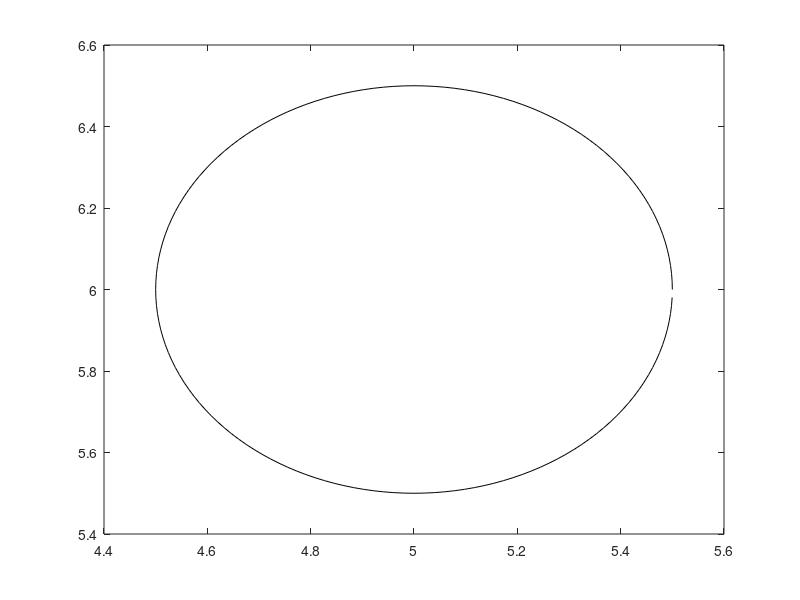

Write the MATLAB code that produced this figure. (Note: this script raises an error after producing the figure.)
clear all
clc
%%%%IMPORTANT : Increasing number of points in boundary will fill gaps on
%%%%the output file%%%%%%%
%%%%%%%%%%%%%%%%%    Grid   %%%%%%%%%%%%%%%%%%%%%         %%%% generic %%%%%
elementsx = 401 %231;
elementsy = 241 %241;
X = 20 %1.456832121;
Y = 12 %1.160353588;

dx = X/(elementsx-1);
dy = Y/(elementsy-1);
delta = (dx^2 + dy^2)^0.5;
[Grid(:,:,1),Grid(:,:,2)] = meshgrid(0:dx:X, 0:dy:Y);  %%%%%%   upside-down Y coordinate
Grid(:,:,3) = 0;        %%%%%% 3rd dimensions: X coord, Y coord, epsilon
%plot(Grid(:,:,1),Grid(:,:,2),'o')

%%%%%%%%%%%%%%%%   geometry    %%%%%%%%%%%%%%%%%%%%%
%%%%%%%%%%%   Geometry for Circle %%%%%%%%
R = 0.5;
h = 5; k = 6;
N = 160;

Geometry = zeros(N,6);
for i = 0:N
    Geometry(i+1,1) = h + R*cos(i*2*pi/N);% - pi/N);
    Geometry(i+1,2) = k + R*sin(i*2*pi/N);% - pi/N);
end
%%%%%%%%%%%%%%%%%%%%%%%%%%%%%%%%%%%%%%%%%%
% Geometry = textread('NACA651510.dat');
Geometry=unique(Geometry,'rows','stable');
N = length(Geometry);
figure(2)
plot(Geometry(:,1),Geometry(:,2),'LineWidth',0.5,'Color','k')
hold on;

%%%%%%%%%%%5    defining tolerance %%%%%%%%%
% vpa(dx)
% vpa(dy)
% vpa(((Geometry(1,1)-Geometry(2,1))^2 + (Geometry(1,2)-Geometry(2,2))^2)^0.5)
tolerance1 = 10e-11;
tolerance2 = 10e-9

%%%%%%%%%%%%%%%%%   identify boundary Grid points    %%%%%%%%%%%%%%%%      %%%% generic %%%%%

for i = 1:N
    [flag,Geometry(i,3),Geometry(i,4),Geometry(i,5),Geometry(i,6),Grid] =...
        incell(Geometry(i,1),Geometry(i,2),dx,dy,Grid);
end

boundary_address = find(ismember(Grid(:,:,3),0.5));        % finding positions of boundary points
boundary = Grid(boundary_address(:));
boundary(:,2) = Grid(boundary_address(:)+elementsx*elementsy);
scatter(Grid(boundary_address(:)),Grid(boundary_address(:)+elementsx*elementsy),6, 'x', 'MarkerEdgeColor','m','LineWidth',0.75)

%%%%%%%%%%%%%%%   identifying those points inside boundary   %%%%%%%%%%%%%
%%%%%%%%%%%%   generic    %%%%%%%55

in = inpoly(boundary,Geometry(:,1:2));
in_address = find(ismember(in,1));
scatter(boundary(in_address(:),1),boundary(in_address(:),2),6,'x','MarkerEdgeColor','b','LineWidth',0.75)

%%%%%%%%%%%%%%   closest point %%%%%%%     %%%%% can be made faster  %%%%
% p = 1; % variable just to plot
for i = 1:length(in_address)
    for j = 1:N
        dist = dist_ance(Geometry(j,1:2),boundary(in_address(i),1:2));
        if j == 1
            distmin = dist;
            boundary(in_address(i),3) = 1;    % marking point having no equvidistant points
            boundary(in_address(i),4) = j;    % storing index in "Circle" of closest point
            continue
        end
        if dist < distmin
            distmin = dist;
            boundary(in_address(i),3) = 1;    % marking point having no equvidistant points
            boundary(in_address(i),4) = j;    % storing index in "Circle" of closest point
        elseif dist == distmin
            boundary(in_address(i),3) = boundary(in_address(i),3) + 1;
            boundary(in_address(i),3+boundary(in_address(i),3)) = j;    % storing index in "Circle" of closest point
        end
    end
end

%%%%%%%%%   finding reflection of point about boundary at closest points    %%%%
%%%%% generic %%%%%
overlap = 0;
points = zeros(length(in_address),7);
for i = 1:length(in_address)
    k = boundary(in_address(i),3);
    k1 = boundary(in_address(i),4);
    kp1 = k1 + 1;
    km1 = k1 - 1;
    if k1 == 1
        km1 = N;
        kp1 = k1 + 1;
    elseif k1 == N
        kp1 = 1;
        km1 = k1 - 1;
    end
    % first calc tangent of slope
    x0 = boundary(in_address(i),1);   % simplifying 
    y0 = boundary(in_address(i),2);
    overlap = 0;
    if k == 1
        xdiff = Geometry(kp1,1)-Geometry(km1,1);
        ydiff = Geometry(kp1,2)-Geometry(km1,2);
        px = Geometry(k1,1);
        py = Geometry(k1,2);
    elseif mod(k,2) == 0   %%% j-1 point is found
        px1 = Geometry(boundary(in_address(i),3+0.5*k),1);
        py1 = Geometry(boundary(in_address(i),3+0.5*k),2);
        px2 = Geometry(boundary(in_address(i),4+0.5*k),1);
        py2 = Geometry(boundary(in_address(i),4+0.5*k),2);
        xdiff = px1-px2;
        ydiff = py1-py2;
        px = (px1 + px2)/2;
        py = (py1 + py2)/2; 
    else
        xdiff = Geometry(boundary(in_address(i),3+floor(0.5*k)),1)...
            -Geometry(boundary(in_address(i),5+floor(0.5*k)),1);
        ydiff = Geometry(boundary(in_address(i),3+floor(0.5*k)),2)...
            -Geometry(boundary(in_address(i),5+floor(0.5*k)),2);     
        px = Geometry(boundary(in_address(i),4+floor(0.5*k)),1);
        py = Geometry(boundary(in_address(i),4+floor(0.5*k)),2);
    end
    
    % slope of line ------ determining surface and interpolant points
    if and(xdiff ~=0,ydiff ~= 0)
        m = ydiff/xdiff;
        m2 = -1/m;
        % calc which side
        syms x y
        eqn1 = m*x - y == m*px - py;
        eqn2 = m2*x - y == m2*x0 - y0;
        [y1, x1] = solve([eqn1, eqn2], y, x);
        if m*x0 - y0 + py - m*px > 0
            syms x y
            eqn1 = m*x - y == m*px - py - abs(((x1-x0)^2 + (y1-y0)^2)^0.5)*2*(((m^2) +1)^0.5);
            [y2, x2] = solve([eqn1, eqn2], y, x);
        elseif m*x0 - y0 + py - m*px < 0
            syms x y
            eqn1 = m*x - y == m*px - py + abs(((x1-x0)^2 + (y1-y0)^2)^0.5)*2*(((m^2) +1)^0.5);
            [y2, x2] = solve([eqn1, eqn2], y, x);
        else
            x2 = x0;
            y2 = y0;
            overlap = 1;  %overlap
        end        
    elseif xdiff ==0
        m2 = 0;
        y1 = y0;
        x1 = px;
        y2 = y0;
        if px > x0            
            x2 = px + 2*(px-x0);
        elseif px < x0
            x2 = px - 2*(x0-px);
        else
            x2 = x0;
            overlap = 1;   %overlap
        end
    elseif ydiff ==0
        m = 0;
        x1 = x0;
        y1 = py;
        x2 = x0;
        if py > y0
            y2 = py + 2*(py-y0);
        elseif py < y0
            y2 = py - 2*(y0-py);
        else
            y2 = y0;
            overlap = 1;    %overlap
        end
    end
    %%%% checking gird point along perpendicular
    points(i,:) = [overlap x0 y0 x1 y1 x2 y2];
end

%%%%%% deleting overlapping points
exact_points = find(ismember(points(:,1),1));
if isempty(exact_points) == 0
    %%%%%%%%%%%%%% insert checking for line overlap of band-boundary-forcing
    %%%%%%%%%%%%%% point and a Grid point
    points(exact_points(:),4:5)=zeros(length(exact_points),2);
    l = 1;
    for i = 1:length(exact_points)
        [tf, found1] = ismemberf(points(exact_points(i),2:3),points(:,4:5),'row','tol',tolerance2);
        points(exact_points(i),:)=[];        
        in_address(exact_points(:),:)=[];
    end
end
scatter(points(:,4), points(:,5),6, 's', 'MarkerFaceColor', 'c');
scatter(points(:,6), points(:,7),7, 'd', 'MarkerFaceColor', 'b');
for len = 1:length(points)
    plot([boundary(in_address(len),1),points(len,4),points(len,6)],[boundary(in_address(len),2),points(len,5),points(len,7)],'--','Color','k','LineWidth',0.25)
end
xlim([0.2090 0.3104]);
ylim([0.2756 0.3433]);
set(gca,'GridLineStyle','-','XColor', [0.9 0.9 0.9],'YColor', [0.9 0.9 0.9]...
    ,'XTick',0:dx:X,'YTick',0:dy:Y)
set(gcf,'PaperUnits','inches','PaperPosition',[0 0 4.5 3.75]);
grid on;
h = legend('Boundary','Neighbor pts.','Forcing pts.','Surface pts.','Interpolation pts.','Location','southeast');
set(h,'box','off')
print -dpng JK_blade_Coarse_1.png -r800;

figure (3)
plot(Geometry(:,1),Geometry(:,2),'LineWidth',0.5,'Color','k')
hold on;
scatter(Grid(boundary_address(:)),Grid(boundary_address(:)+elementsx*elementsy),6, 'x', 'MarkerEdgeColor','m','LineWidth',0.75)
scatter(boundary(in_address(:),1),boundary(in_address(:),2),6,'x','MarkerEdgeColor','b','LineWidth',0.75)
scatter(points(:,4), points(:,5),6, 's', 'MarkerFaceColor', 'c');
scatter(points(:,6), points(:,7),7, 'd', 'MarkerFaceColor', 'b');
for len = 1:length(points)
    plot([boundary(in_address(len),1),points(len,4),points(len,6)],[boundary(in_address(len),2),points(len,5),points(len,7)],'--','Color','k','LineWidth',0.25)
end
xlim([1.1338 1.2415]);
ylim([0.8413 0.8799]);
set(gca,'GridLineStyle','-','XColor', [0.9 0.9 0.9],'YColor', [0.9 0.9 0.9]...
    ,'XTick',0:dx:X,'YTick',0:dy:Y)
set(gcf,'PaperUnits','inches','PaperPosition',[0 0 4.5 2]);
grid on;
h = legend('Boundary','Neighbor pts.','Forcing pts.','Surface pts.','Interpolation pts.','Location','southeast');
set(h,'box','off')
print -dpng JK_blade_Coarse_2.png -r800;

% fileID = fopen('XY_in.dat','w');
% for ii = 1:length(points)
%     fprintf(fileID,'%12.8f\t',points(ii,2:3));
%     fprintf(fileID,'\r\n');
% end
% fclose(fileID);
% 
% fileID = fopen('XY_on.dat','w');
% for ii = 1:length(points)
%     fprintf(fileID,'%12.8f\t',points(ii,4:5));
%     fprintf(fileID,'\r\n');
% end
% fclose(fileID);
% 
% fileID = fopen('XY_out.dat','w');
% for ii = 1:length(points)
%     fprintf(fileID,'%12.8f\t',points(ii,6:7));
%     fprintf(fileID,'\r\n');
% end
% fclose(fileID);